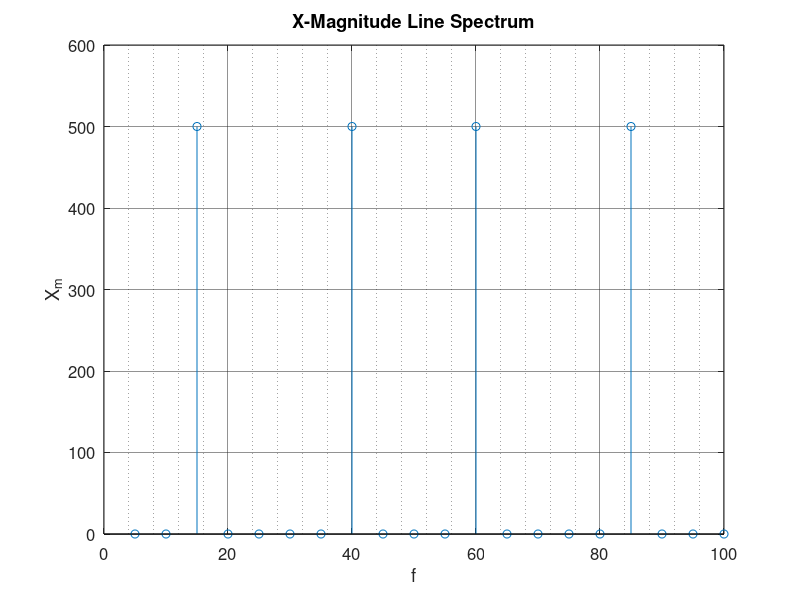
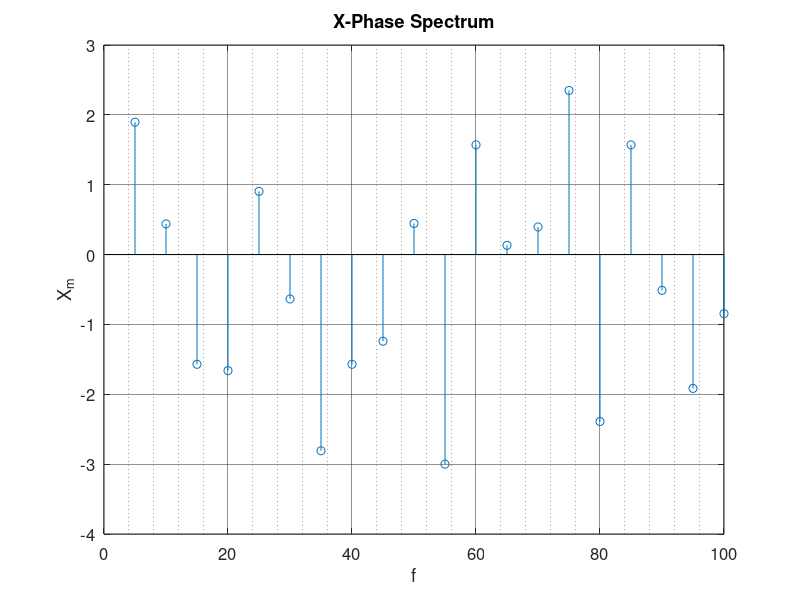

Write the MATLAB code that produced these figures, in order.
t = 0:1/100:10-1/100; % Time vector
x = sin(2*pi*15*t) + sin(2*pi*40*t); % Signal

% Get fourier transform of x.
X = zeros([1 20]);
omega_0 = 10*pi;
for k = 1:20
    Angle = k * omega_0 * t;
    X(k) = x * (cos(Angle) + 1i*sin(Angle))';
end

% Define the x-axis frequencies for plot
f = 5:5:100;

% Plot the magnitude line spectrum
figure1 = figure;
axes1 = axes('Parent',figure1);
hold(axes1,'on');
stem(f, abs(X))
title('X-Magnitude Line Spectrum');
% xlim([0,10]);
% ylim([0, 50]);   % optional to resize axis limits
xlabel('f');
ylabel('X_m');

% Set the remaining axes properties
box(axes1,'on');
grid(axes1,'on');
hold(axes1,'off');
set(axes1,'GridAlpha',0.5,'MinorGridAlpha',0.4,'XMinorGrid','on')
set(gca,'FontSize',12)

% Plot the phase spectrum
figure2 = figure;
axes2 = axes('Parent',figure2);
hold(axes2,'on');
stem(f, angle(X))
title('X-Phase Spectrum');
% xlim([0,10]);
% ylim([0, 50]);   % optional to resize axis limits
xlabel('f');
ylabel('X_m');

% Set the remaining axes properties
box(axes2,'on');
grid(axes2,'on');
hold(axes2,'off');
set(axes2,'GridAlpha',0.5,'MinorGridAlpha',0.4,'XMinorGrid','on')
set(gca,'FontSize',12)